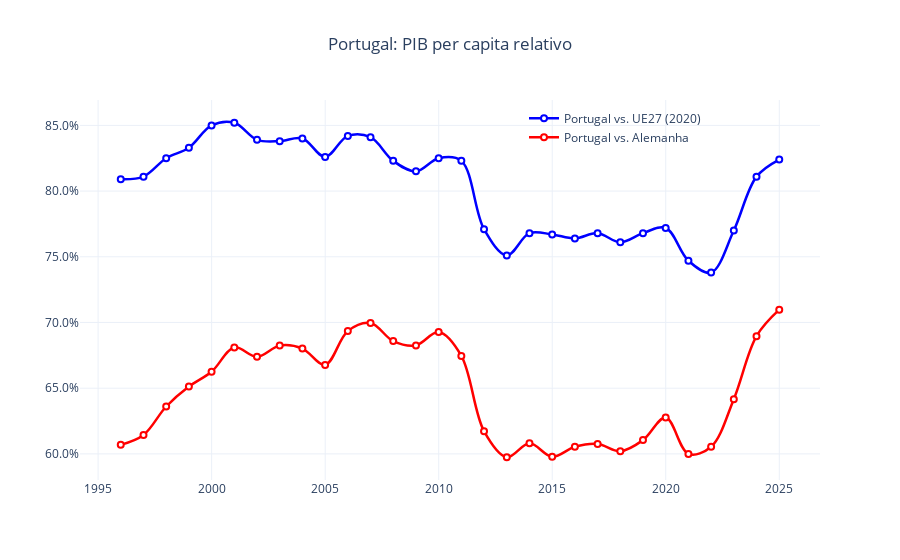

Notebook cell for this chart:
### Code cell
import plotly.express as px

df = (
    gdp_pc_pt.merge(gdp_pc_de, on="time", how="inner")
    .sort_values("time")
)

df_long = pd.DataFrame(
    {
        "time": df["time"],
        "Portugal vs. UE27 (2020)": df["gdp_pc_pt"],
        "Portugal vs. Alemanha": df["gdp_pc_pt"] / df["gdp_pc_de"] * 100,
    }
).melt("time", var_name="series", value_name="value")

fig = px.line(
    df_long,
    x="time",
    y="value",
    color="series",
    title="Portugal: PIB per capita relativo",
    template="plotly_white",
    color_discrete_map={
        "Portugal vs. UE27 (2020)": "blue",
        "Portugal vs. Alemanha": "red",
    },
    markers=True,
    line_shape="spline",
)
fig.update_traces(line_width=2.5, marker_size=6, marker_color="white", marker_symbol="circle", marker_line_width=2)
fig.update_layout(
    title_x=0.5,
    legend_title_text="",
    xaxis_title="",
    yaxis_title="",
    legend=dict(x=0.6, y=0.99, xanchor="left", yanchor="top", bgcolor="rgba(0,0,0,0)", borderwidth=0),
)
fig.update_xaxes(dtick="M60", tickformat="%Y", hoverformat="%Y-%m-%d")
fig.update_yaxes(tickformat=".1f", ticksuffix="%")
fig.show()

### Figure 1 — Plotly figure (JSON) as saved in the notebook; plotly's stock layout.template omitted (floating-point values rounded to 4 significant figures)
{"data": [{"hovertemplate": "series=Portugal vs. UE27 (2020)<br>time=%{x}<br>value=%{y}<extra></extra>", "legendgroup": "Portugal vs. UE27 (2020)", "line": {"color": "blue", "dash": "solid", "shape": "spline", "width": 2.5}, "marker": {"color": "white", "line": {"width": 2}, "size": 6, "symbol": "circle"}, "mode": "lines+markers", "name": "Portugal vs. UE27 (2020)", "orientation": "v", "showlegend": true, "type": "scatter", "x": ["1995-12-31T00:00:00.000000000", "1996-12-31T00:00:00.000000000", "1997-12-31T00:00:00.000000000", "1998-12-31T00:00:00.000000000", "1999-12-31T00:00:00.000000000", "2000-12-31T00:00:00.000000000", "2001-12-31T00:00:00.000000000", "2002-12-31T00:00:00.000000000", "2003-12-31T00:00:00.000000000", "2004-12-31T00:00:00.000000000", "2005-12-31T00:00:00.000000000", "2006-12-31T00:00:00.000000000", "2007-12-31T00:00:00.000000000", "2008-12-31T00:00:00.000000000", "2009-12-31T00:00:00.000000000", "2010-12-31T00:00:00.000000000", "2011-12-31T00:00:00.000000000", "2012-12-31T00:00:00.000000000", "2013-12-31T00:00:00.000000000", "2014-12-31T00:00:00.000000000", "2015-12-31T00:00:00.000000000", "2016-12-31T00:00:00.000000000", "2017-12-31T00:00:00.000000000", "2018-12-31T00:00:00.000000000", "2019-12-31T00:00:00.000000000", "2020-12-31T00:00:00.000000000", "2021-12-31T00:00:00.000000000", "2022-12-31T00:00:00.000000000", "2023-12-31T00:00:00.000000000", "2024-12-31T00:00:00.000000000"], "xaxis": "x", "y": [80.9, 81.1, 82.5, 83.3, 85.0, 85.2, 83.9, 83.8, 84.0, 82.6, 84.2, 84.1, 82.3, 81.5, 82.5, 82.3, 77.1, 75.1, 76.8, 76.7, 76.4, 76.8, 76.1, 76.8, 77.2, 74.7, 73.8, 77.0, 81.1, 82.4], "yaxis": "y"}, {"hovertemplate": "series=Portugal vs. Alemanha<br>time=%{x}<br>value=%{y}<extra></extra>", "legendgroup": "Portugal vs. Alemanha", "line": {"color": "red", "dash": "solid", "shape": "spline", "width": 2.5}, "marker": {"color": "white", "line": {"width": 2}, "size": 6, "symbol": "circle"}, "mode": "lines+markers", "name": "Portugal vs. Alemanha", "orientation": "v", "showlegend": true, "type": "scatter", "x": ["1995-12-31T00:00:00.000000000", "1996-12-31T00:00:00.000000000", "1997-12-31T00:00:00.000000000", "1998-12-31T00:00:00.000000000", "1999-12-31T00:00:00.000000000", "2000-12-31T00:00:00.000000000", "2001-12-31T00:00:00.000000000", "2002-12-31T00:00:00.000000000", "2003-12-31T00:00:00.000000000", "2004-12-31T00:00:00.000000000", "2005-12-31T00:00:00.000000000", "2006-12-31T00:00:00.000000000", "2007-12-31T00:00:00.000000000", "2008-12-31T00:00:00.000000000", "2009-12-31T00:00:00.000000000", "2010-12-31T00:00:00.000000000", "2011-12-31T00:00:00.000000000", "2012-12-31T00:00:00.000000000", "2013-12-31T00:00:00.000000000", "2014-12-31T00:00:00.000000000", "2015-12-31T00:00:00.000000000", "2016-12-31T00:00:00.000000000", "2017-12-31T00:00:00.000000000", "2018-12-31T00:00:00.000000000", "2019-12-31T00:00:00.000000000", "2020-12-31T00:00:00.000000000", "2021-12-31T00:00:00.000000000", "2022-12-31T00:00:00.000000000", "2023-12-31T00:00:00.000000000", "2024-12-31T00:00:00.000000000"], "xaxis": "x", "y": [60.69, 61.44, 63.61, 65.13, 66.25, 68.11, 67.39, 68.24, 68.02, 66.77, 69.36, 69.97, 68.58, 68.26, 69.27, 67.46, 61.73, 59.75, 60.81, 59.78, 60.54, 60.76, 60.21, 61.05, 62.76, 60.0, 60.54, 64.17, 68.96, 70.97], "yaxis": "y"}], "layout": {"legend": {"bgcolor": "rgba(0,0,0,0)", "borderwidth": 0, "title": {"text": ""}, "tracegroupgap": 0, "x": 0.6, "xanchor": "left", "y": 0.99, "yanchor": "top"}, "title": {"text": "Portugal: PIB per capita relativo", "x": 0.5}, "xaxis": {"anchor": "y", "domain": [0, 1], "dtick": "M60", "hoverformat": "%Y-%m-%d", "tickformat": "%Y", "title": {"text": ""}}, "yaxis": {"anchor": "x", "domain": [0, 1], "tickformat": ".1f", "ticksuffix": "%", "title": {"text": ""}}}}
